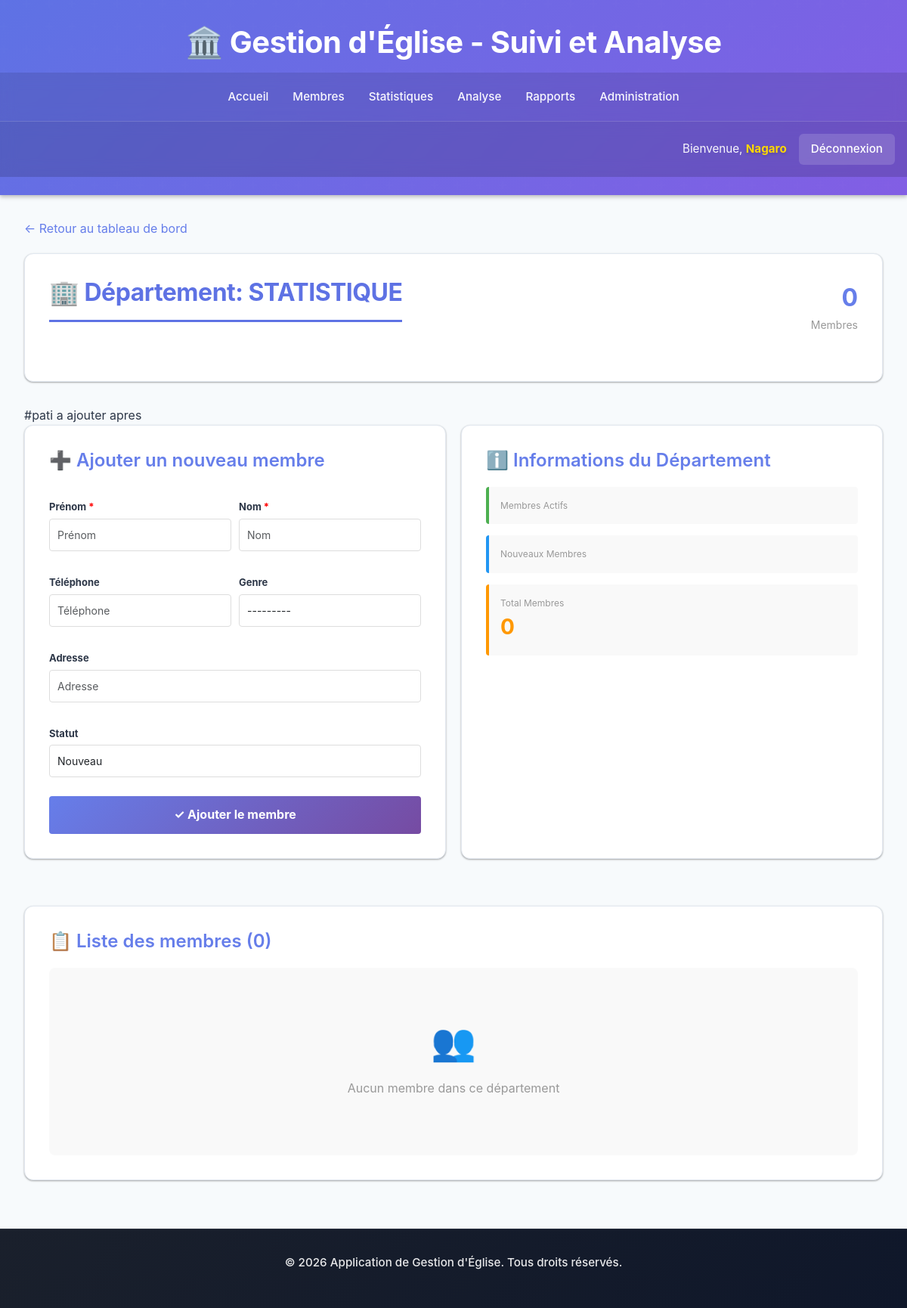
The page /departement/1/membres/ (signed in) on the database as committed earlier.
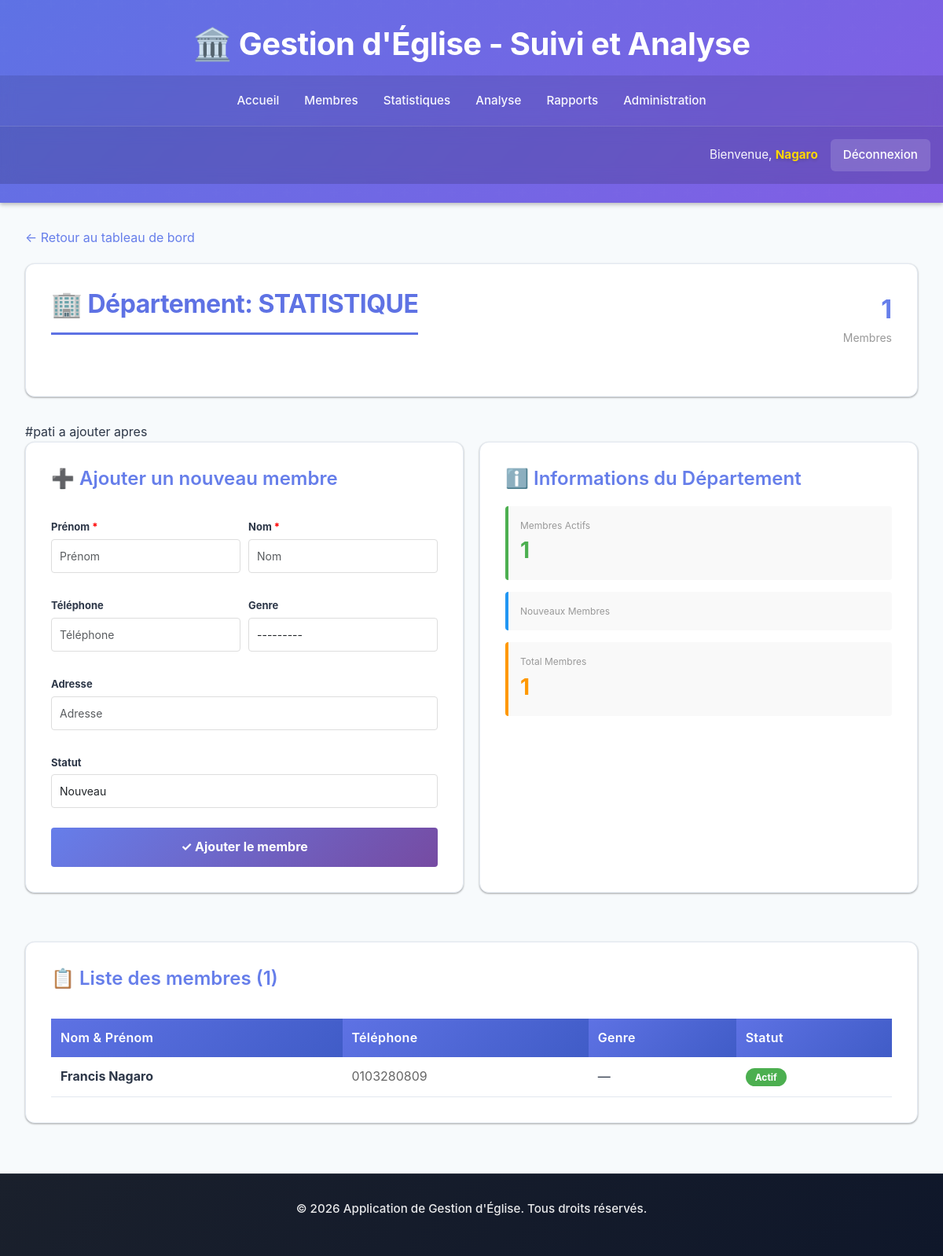
The same page on the database as committed later.
### eglise/models.py (models this page shows, shortened)
class Membre(models.Model):
    STATUT_CHOICES = (
        ('nouveau', 'Nouveau'),
        ('actif', 'Actif'),
        ('sorti', 'Sorti'),
        ('inactif', 'Inactif'),
    )
    GENRE_CHOICES = (
        ('M', 'Masculin'),
        ('F', 'Féminin'),
    )
    nom = models.CharField(max_length=100)
    prenom = models.CharField(max_length=100)
    email = models.EmailField(blank=True, null=True)
    telephone = models.CharField(max_length=20, blank=True, null=True)
    adresse = models.CharField(max_length=255, blank=True, null=True)
    genre = models.CharField(max_length=1, choices=GENRE_CHOICES, blank=True)
    date_naissance = models.DateField(blank=True, null=True)
    photo = models.ImageField(upload_to='membres_photos/', blank=True, null=True)
    tribu = models.ForeignKey(Tribu, on_delete=models.SET_NULL, null=True, blank=True)
    departement = models.ForeignKey(Departement, on_delete=models.SET_NULL, null=True, blank=True)
    statut = models.CharField(max_length=20, choices=STATUT_CHOICES, default='nouveau')
    date_adhesion = models.DateField(default=timezone.now)
    date_depart = models.DateField(blank=True, null=True)
    notes = models.TextField(blank=True, null=True)
    date_creation = models.DateTimeField(auto_now_add=True)
    date_modification = models.DateTimeField(auto_now=True)
    class Meta:
        ordering = ['nom', 'prenom']
    def nom_complet(self):
        return f"{self.prenom} {self.nom}"

### eglise/views.py (the view, shortened to what this page needs)
# urls.py: path('departement/<int:departement_id>/membres/', views.DepartementMembreListView.as_view(), name='departement_membres'),
class DepartementMembreListView(ProtectedDataAccessMixin, TemplateView):
    template_name = 'eglise/departement_membres.html'
    def get(self, request, departement_id):
        try:
            departement = Departement.objects.get(id=departement_id)
        except Departement.DoesNotExist:
            return redirect('eglise:dashboard')
        user = request.user
        if not user.is_superuser:
            try:
                if user.profile.role == 'responsable' and user.profile.departement_id != departement_id:
                    return redirect('eglise:dashboard')
            except:
                return redirect('eglise:dashboard')
        membres = Membre.objects.filter(departement=departement).order_by('nom', 'prenom')
        context = {
            'departement': departement,
            'membres': membres,
            'form': MembreForm(),
        }
        return render(request, self.template_name, context)

### eglise/mixins.py (called while the page is built, shortened)
    def dispatch(self, request, *args, **kwargs):
        if not request.user.is_authenticated:
            return redirect('eglise:login')
        if request.user.is_superuser:
            return super().dispatch(request, *args, **kwargs)

### eglise/templates/eglise/departement_membres.html (shortened to what the changed rows need)
{% extends 'eglise/base.html' %}
{% block content %}
<div class="card">
    <div style="display: flex; justify-content: space-between; align-items: center; margin-bottom: 30px;">
        <div>
            <h2 style="margin: 0;">🏢 Département: {{ departement.nom }}</h2>
        </div>
        <div style="text-align: right;">
            <div style="font-size: 32px; font-weight: bold; color: #667eea;">{{ membres.count }}</div>
            <div style="color: #999; font-size: 14px;">Membres</div>
        </div>
    </div>
</div>
<div style="display: grid; grid-template-columns: 1fr 1fr; gap: 20px; margin-bottom: 30px;">
    <div class="card">
        <div style="display: grid; gap: 15px;">
            <div style="background: #f9f9f9; padding: 15px; border-radius: 4px; border-left: 4px solid #4caf50;">
                <div style="font-size: 12px; color: #999;">Membres Actifs</div>
                <div style="font-size: 28px; font-weight: bold; color: #4caf50;">
                    {% regroup membres by statut as grouped %}
                    {% for group in grouped %}{% if group.grouper == 'actif' %}{{ group.list|length }}{% endif %}{% endfor %}
                </div>
            </div>
                    {% regroup membres by statut as grouped %}
            <div style="background: #f9f9f9; padding: 15px; border-radius: 4px; border-left: 4px solid #ff9800;">
                <div style="font-size: 12px; color: #999;">Total Membres</div>
                <div style="font-size: 28px; font-weight: bold; color: #ff9800;">{{ membres.count }}</div>
            </div>
        </div>
    </div>
</div>
<div class="card">
    <h3 style="color: #667eea; margin-bottom: 20px;">📋 Liste des membres ({{ membres.count }})</h3>
    {% if membres %}
    <div style="overflow-x: auto;">
        <table style="width: 100%; border-collapse: collapse;">
            <thead>
                <tr style="background-color: #667eea; color: white;">
                    <th style="padding: 12px; text-align: left;">Nom & Prénom</th>
                    <th style="padding: 12px; text-align: left;">Téléphone</th>
                    <th style="padding: 12px; text-align: left;">Genre</th>
                    <th style="padding: 12px; text-align: left;">Statut</th>
                </tr>
            </thead>
            <tbody>
                {% for membre in membres %}
                <tr style="border-bottom: 1px solid #ddd;">
                    <td style="padding: 12px;"><strong>{{ membre.nom_complet }}</strong></td>
                    <td style="padding: 12px; color: #666;">{{ membre.telephone|default:"—" }}</td>
                    <td style="padding: 12px;">
                        {% if membre.genre == 'M' %}👨 Masculin
                        {% elif membre.genre == 'F' %}👩 Féminin
                        {% else %}—{% endif %}
                    </td>
                    <td style="padding: 12px;">
                        <span style="padding: 4px 12px; border-radius: 20px; font-size: 12px; font-weight: bold;
                            {% if membre.statut == 'actif' %}background-color: #4caf50; color: white;
                            {% elif membre.statut == 'nouveau' %}background-color: #2196f3; color: white;
                            {% elif membre.statut == 'inactif' %}background-color: #ff9800; color: white;
                            {% elif membre.statut == 'sorti' %}background-color: #f44336; color: white;{% endif %}">
                            {{ membre.get_statut_display }}
                        </span>
                    </td>
                </tr>
                {% endfor %}
            </tbody>
        </table>
    </div>
    {% else %}
    <div style="text-align: center; padding: 60px 20px; background: #f9f9f9; border-radius: 8px;">
        <div style="font-size: 48px; margin-bottom: 10px;">👥</div>
        <p style="color: #999;">Aucun membre dans ce département</p>
    </div>
    {% endif %}
</div>
{% endblock %}

Rows that differ between the two databases and show on the page:
added Membre: nom_complet "Francis Nagaro", telephone "0103280809", statut "Actif"
Other text that changed with them:
{{ membres.count }}: "0" → "1"
new list line: "1"
text no longer shown: "👥 Aucun membre dans ce département"
text now shown: "Nom & Prénom Téléphone Genre Statut"
